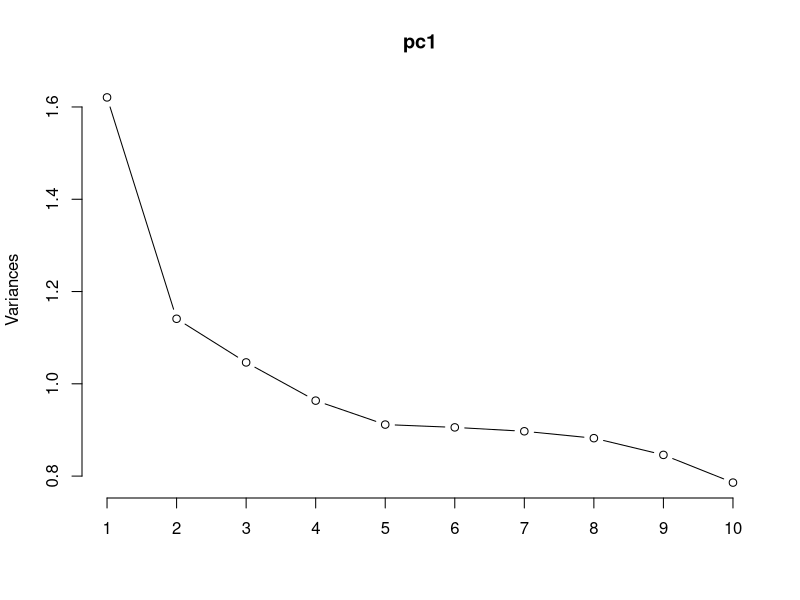

Write R code to recreate this figure.
#Loading dataset
setwd("D:/School/ADMU/M AMF/SEM 2/271.7")
data=read.csv("rates.csv")

#Fixing Date
data$Date <- as.Date(data$Date, format = "%m/%d/%Y")
dates <- data$Date

#get dy
data_diff <- data.frame(lapply(data[ , sapply(data, is.numeric)], diff))
data_diff$Date <- dates[-1]

#filter
data_filtered <- subset(data_diff, Date <= as.Date("1996-12-31"))

#express in bps
data.pc <- data_filtered[ , -ncol(data_filtered)] / 100

names(data.pc)

#perform PCA on scaled data
pc1 = prcomp(data.pc, scale=T)
summary(pc1)
plot(pc1, type="l")
pc1$rotation
#get cashflows of portfolio
CF <- matrix(c(
  5, 105, 0,   0,   0,   # 2Y
  5, 5, 105,   0,   0,   # 3Y
  -5,-5, -5,  -5, -105    # 5Y
), nrow=3, byrow=TRUE)

total_CF <- colSums(CF)

# PV 
y <- 0.05
years <- 1:5
DF <- exp(-y*years)

# Present value of each cash flow: Bi = CF * DF
Bi <- total_CF * DF  

BiTi <- -Bi * years/10000  # in bps

weights = c(0,0,1,1,1,1,1,0,0,0)
a1 <- (weights * pc1$rotation[ , "PC1"])[weights != 0]
a2 <- (weights * pc1$rotation[ , "PC2"])[weights != 0]
a3 <- (weights * pc1$rotation[ , "PC3"])[weights != 0]

f1 <- sum(a1*BiTi)
f2 <- sum(a2*BiTi)
f3 <- sum(a3*BiTi)

VaR1 <- qnorm(0.95)*(f1^2)*pc1$sdev[1]^2
VaR2 <- qnorm(0.95)*((f1^2)*pc1$sdev[1]^2+(f2^2)*pc1$sdev[2]^2)
VaR3 <- qnorm(0.95)*((f1^2)*pc1$sdev[1]^2+(f2^2)*pc1$sdev[2]^2+(f3^2)*pc1$sdev[3]^2)

#backtesting using 1997 data
backtestdata <- subset(data, Date > as.Date("1996-12-31"))[, 3:7]

backtestdates <- dates[dates > as.Date("1997-01-02")] #diff makes first day nan

backtestdata.diff <- data.frame(lapply(backtestdata[ , sapply(backtestdata, is.numeric)], diff))/100 #in bps
  
#using bond duration to calculate change in bond price i.e dB=B*D*dy=sum(BiTi)*dy
dailyPL <- as.matrix(backtestdata.diff) %*% BiTi

backtest_results <- data.frame(
  Date = backtestdates,  
  dailyPL = dailyPL,
  exceed_1 = dailyPL < -VaR1,
  exceed_2 = dailyPL < -VaR2,
  exceed_3 = dailyPL < -VaR3
)

colSums(backtest_results[ , 3:5])/length(backtestdates) # % of days where VaR has been breached



